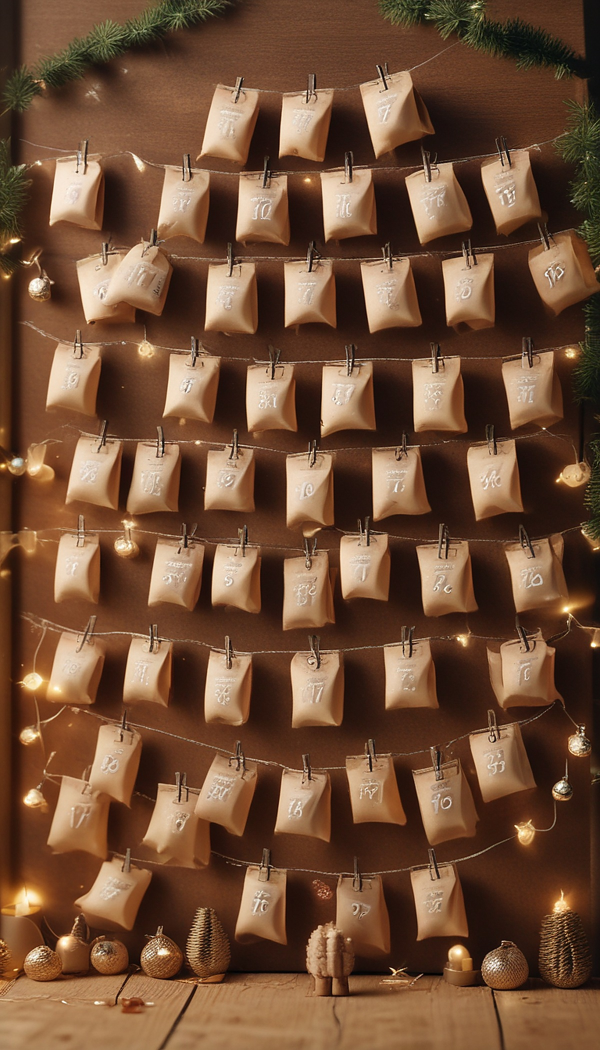
#> input picture sundarlysh-advent-workshop/images/a_board.jpg, 1200 x 2100 px, found by its file name (shown at 1/2 size)
$ python launch_graphics.py out.png
#> lines starting #> are read from the running program, lines starting #| are printed output that depends on the picture
"""19 Nov launch graphics: reel cover, 3 stories, table-tent PDF (A4 -> folds to A5 tent).
usage: launch_graphics.py <outdir>"""
import sys, os, math, random
import numpy as np, qrcode
from PIL import Image, ImageDraw, ImageFont, ImageFilter, ImageOps, ImageEnhance

S = "/tmp/claude-0/-home-user-Claude-Public-/e6dc3aa3-d0dd-5e70-ae91-a743f4ec6241/scratchpad"
OUT = sys.argv[1]; os.makedirs(OUT, exist_ok=True)
FONTS = f"{S}/assets/fonts"; P7, P4 = f"{S}/v7/photos/", f"{S}/v4/photos/"; LOGO = f"{S}/v7/logo.jpg"
PLUM, PLUM_D, GOLD, GOLD_L, CREAM = (118, 22, 70), (30, 0, 16), (201, 165, 94), (240, 216, 160), (255, 244, 236)
IG_URL = "https://instagram.com/sundarlyshmemories"

# [6 lines left out: function F, not called in this run]
CINZEL = lambda s, w=800: F("Cinzel-VF.ttf", s, w)
SANS = lambda s, w=700: F("Montserrat-VF.ttf", s, w)
PLAYI = lambda s, w=700: F("Playfair-Italic-VF.ttf", s, w)
_d = ImageDraw.Draw(Image.new("RGBA", (1, 1)))
def tw(s, f, tr=0): return sum(_d.textlength(c, font=f) for c in s) + tr * (len(s) - 1) if tr else _d.textlength(s, font=f)
def fit(s, mk, size, maxw, tr=0):
    while size > 14 and tw(s, mk(size), tr) > maxw: size -= 2
    return mk(size)
FOIL = [(0, (150, 112, 46)), (.22, (246, 225, 166)), (.42, (196, 154, 76)), (.6, (255, 243, 205)), (.8, (182, 139, 62)), (1, (236, 211, 146))]
# [19 lines left out: functions foil, text_img, not called in this run]
def put(base, spr, cx, y):  # centred at cx, top at y (accounting for pad)
    base.alpha_composite(spr, (int(cx - spr.width / 2), int(y))); return y + spr.height
# [8 lines left out: functions pill, plum_bg, not called in this run]
def sparkles(base, n=140, seed=3, area=None):
    rng = random.Random(seed); W, H = base.size; lay = Image.new("RGBA", base.size, (0, 0, 0, 0)); d = ImageDraw.Draw(lay)
    for _ in range(n):
        x, y, r = rng.uniform(0, W), rng.uniform(0, H), rng.uniform(1.5, 4.5) * W / 1080
        d.ellipse((x - r, y - r, x + r, y + r), fill=GOLD_L + (rng.randint(90, 230),))
    base.alpha_composite(lay.filter(ImageFilter.GaussianBlur(2 * W / 1080))); base.alpha_composite(lay)
def photo_bg(p, W, H, bright=.38, z=1.0):
#> called with W = 1080, H = 1920, bright = 0.36, z = 1
    im = ImageOps.exif_transpose(Image.open(p)).convert("RGB"); im = ImageOps.fit(im, (int(W * z), int(H * z)), Image.LANCZOS)
#> in photo_bg, im is the input picture: PIL image 1200x2100 RGB; mean R, G, B 113.4, 78.9, 55.2
#> after `im = ImageOps.fit(im, (int(W * z), int(H * z)), Image.LANCZOS)`:
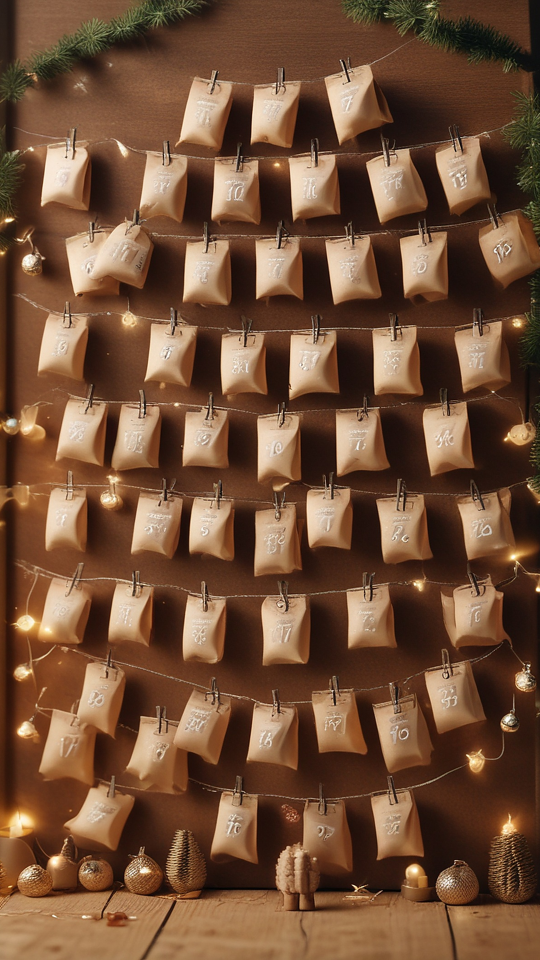
#> im: PIL image 1080x1920 RGB (shown at 1/2 size); mean R, G, B 114.1, 79.4, 55.6
    im = im.crop(((im.width - W) // 2, (im.height - H) // 2, (im.width - W) // 2 + W, (im.height - H) // 2 + H))
    im = ImageEnhance.Brightness(im).enhance(bright).convert("RGBA")
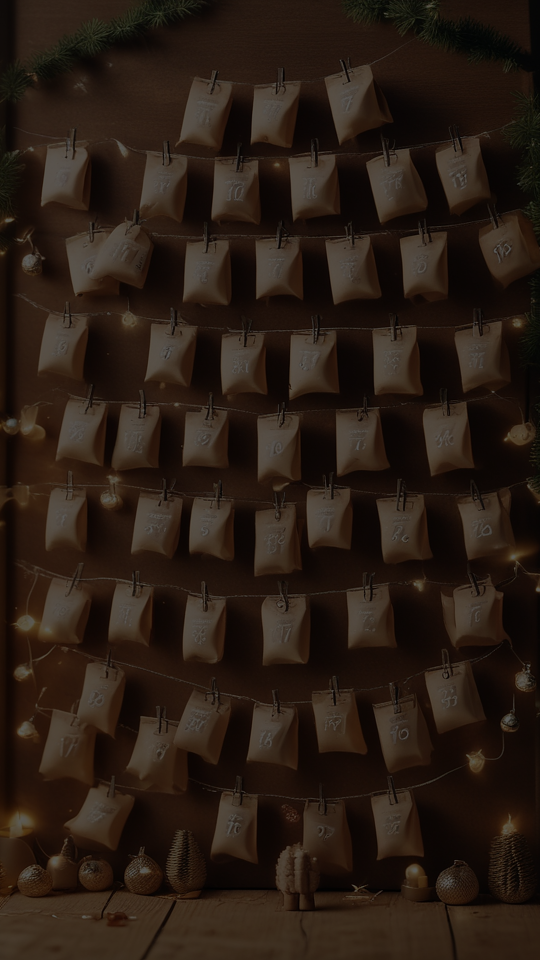
#> im: PIL image 1080x1920 RGBA (shown at 1/2 size); mean R, G, B, A 40.6, 28.1, 19.6, 255
    y, x = np.mgrid[0:H, 0:W].astype(np.float32); r = np.sqrt(((x - W / 2) / W) ** 2 + ((y - H / 2) / H) ** 2)
    vig = Image.fromarray(np.dstack([np.zeros((H, W, 3)), np.clip((r - .25) * 1.6, 0, 1) * 255]).astype(np.uint8), "RGBA")
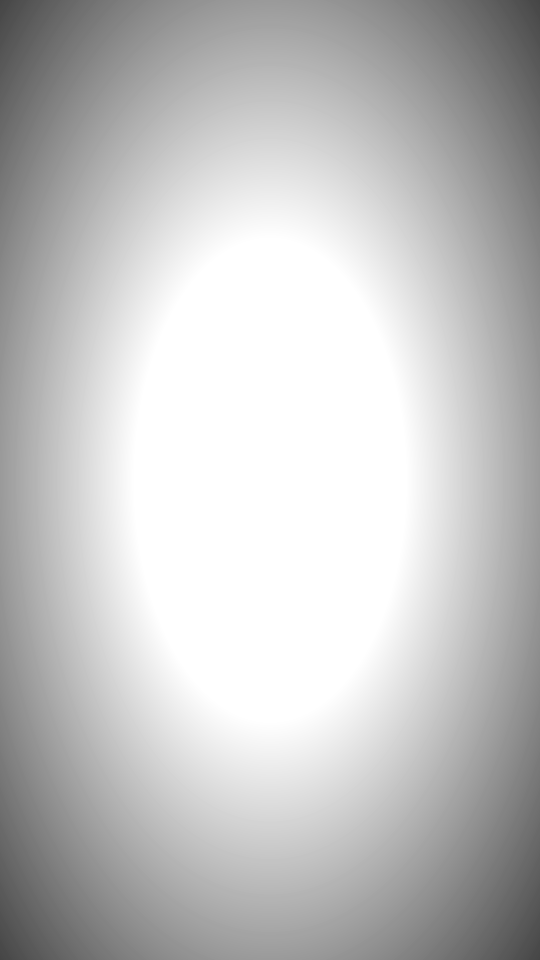
#> vig: PIL image 1080x1920 RGBA (shown at 1/2 size); mean R, G, B, A 0, 0, 0, 60.4; transparent parts drawn white
    im.alpha_composite(vig); return im
#> after `im.alpha_composite(vig)`:
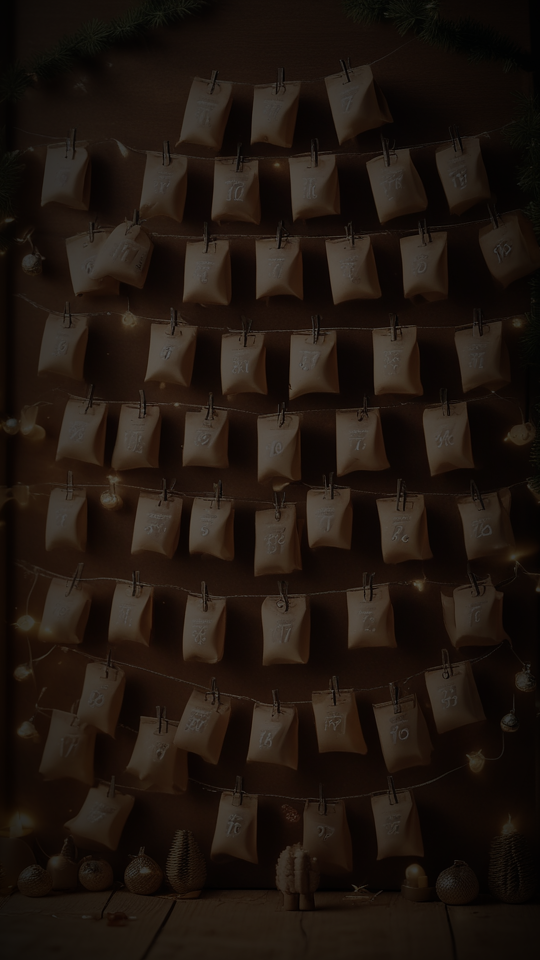
#> im: PIL image 1080x1920 RGBA (shown at 1/2 size); mean R, G, B, A 31.3, 21.8, 15.3, 255
#> in sparkles, `lay = Image.new('RGBA', base.size, (0, 0, 0, 0))`: lay: PIL image 1080x1920 RGBA; every value is 0
#> in sparkles, `base.alpha_composite(lay.filter(ImageFilter.GaussianBlur(2 * W / 1080)`:
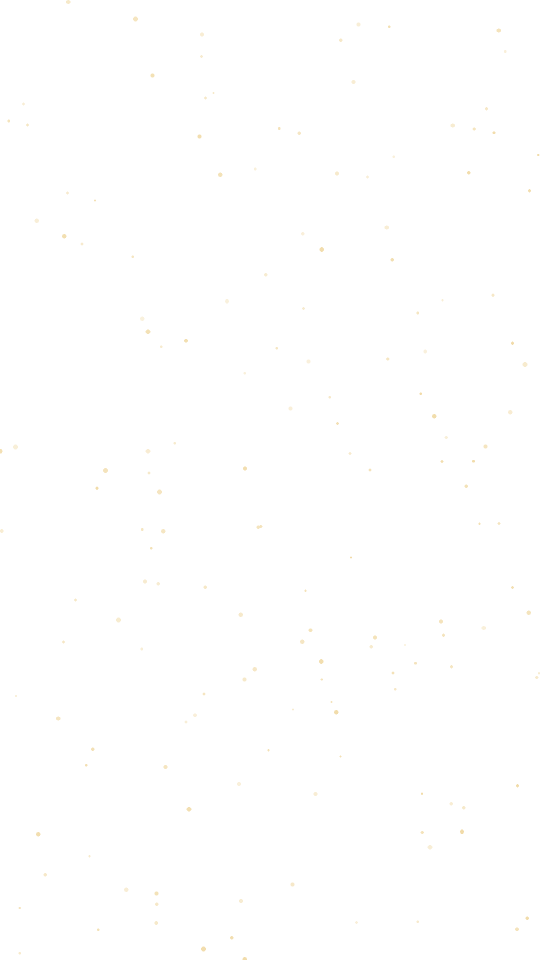
#> lay: PIL image 1080x1920 RGBA (shown at 1/2 size); mean R, G, B, A 0.7, 0.6, 0.5, 0.5; transparent parts drawn white
def logo(size):
#> (the run stopped early here; a loop or call above may not have finished)

$ run again, with sundarlysh-advent-workshop/images/a_box.jpg copied over sundarlysh-advent-workshop/images/a_board.jpg
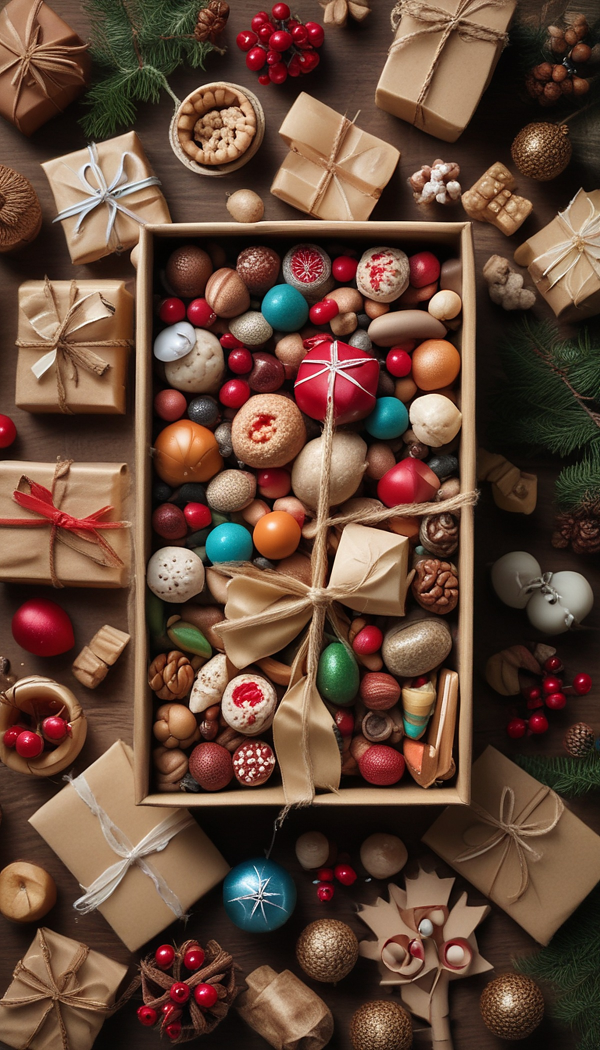
#> input picture sundarlysh-advent-workshop/images/a_box.jpg, 1200 x 2100 px, found by its file name (shown at 1/2 size)
#> in photo_bg, im is the input picture: PIL image 1200x2100 RGB; mean R, G, B 100.3, 72.1, 56.6
#> in photo_bg, `im = ImageEnhance.Brightness(im).enhance(bright).convert("RGBA")`:
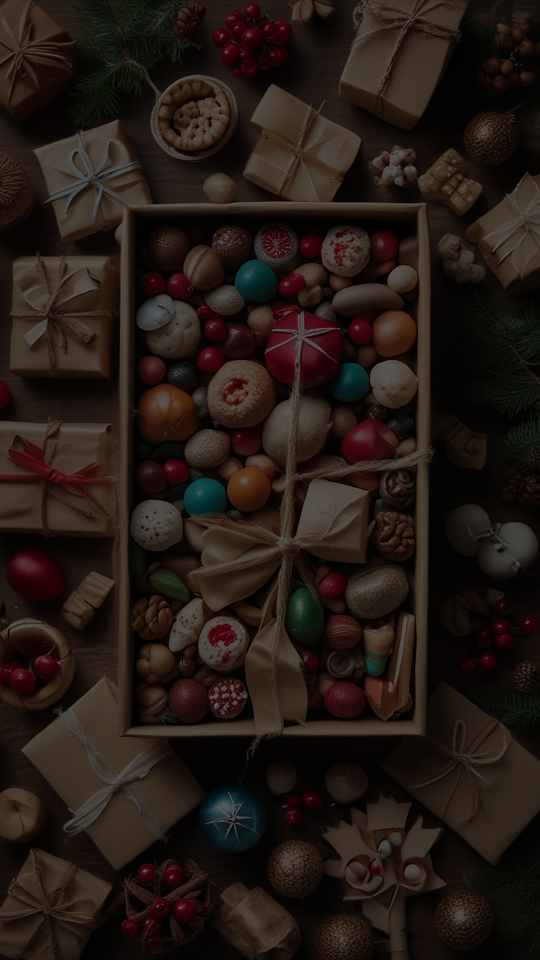
#> im: PIL image 1080x1920 RGBA (shown at 1/2 size); mean R, G, B, A 35.7, 25.6, 20, 255
#> in photo_bg, `im.alpha_composite(vig)`:
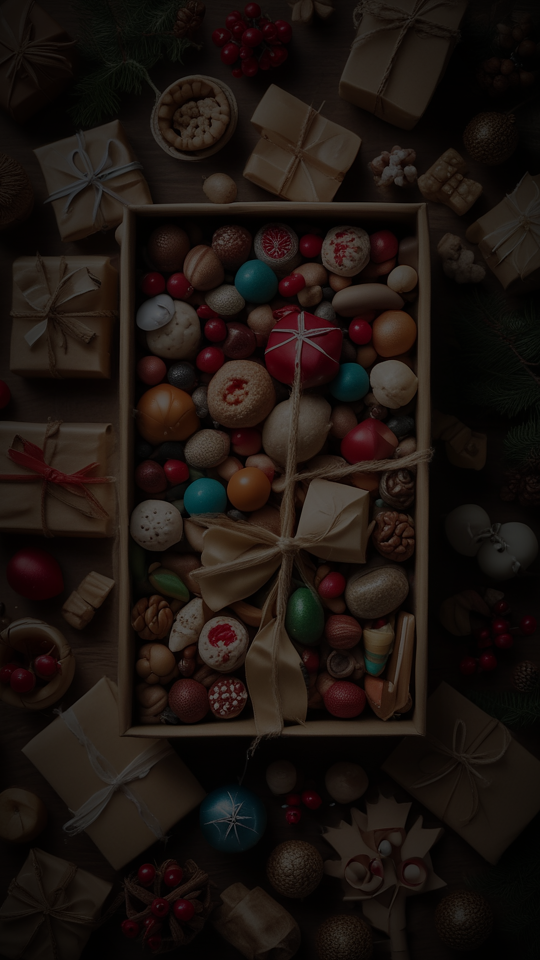
#> im: PIL image 1080x1920 RGBA (shown at 1/2 size); mean R, G, B, A 28, 19.9, 15.6, 255

$ run again, with sundarlysh-advent-workshop/images/a_cafe.jpg copied over sundarlysh-advent-workshop/images/a_board.jpg
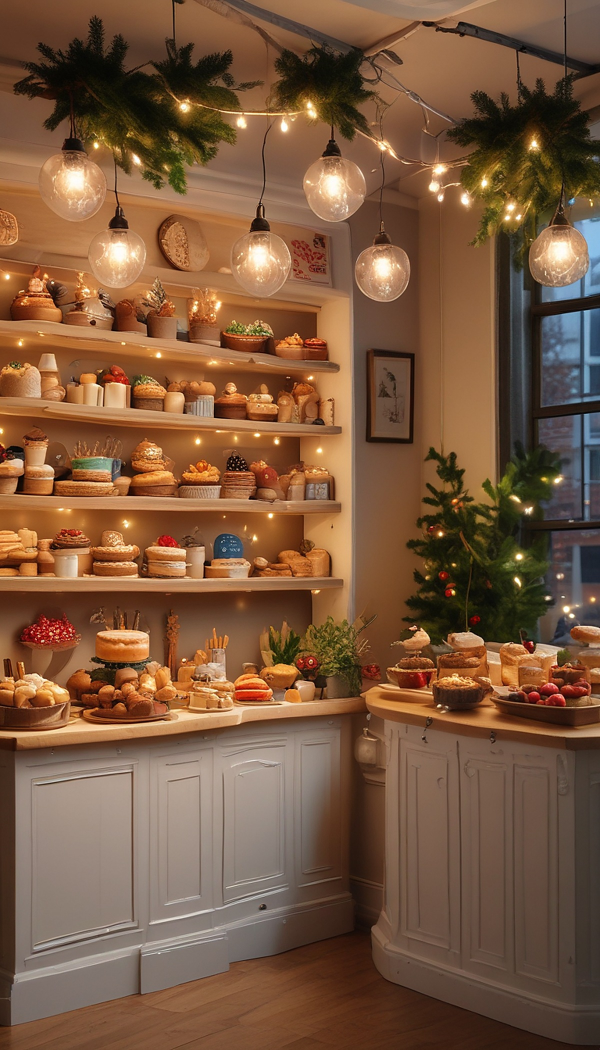
#> input picture sundarlysh-advent-workshop/images/a_cafe.jpg, 1200 x 2100 px, found by its file name (shown at 1/2 size)
#> in photo_bg, im is the input picture: PIL image 1200x2100 RGB; mean R, G, B 122.7, 87.9, 62.1
#> in photo_bg, `im = ImageEnhance.Brightness(im).enhance(bright).convert("RGBA")`:
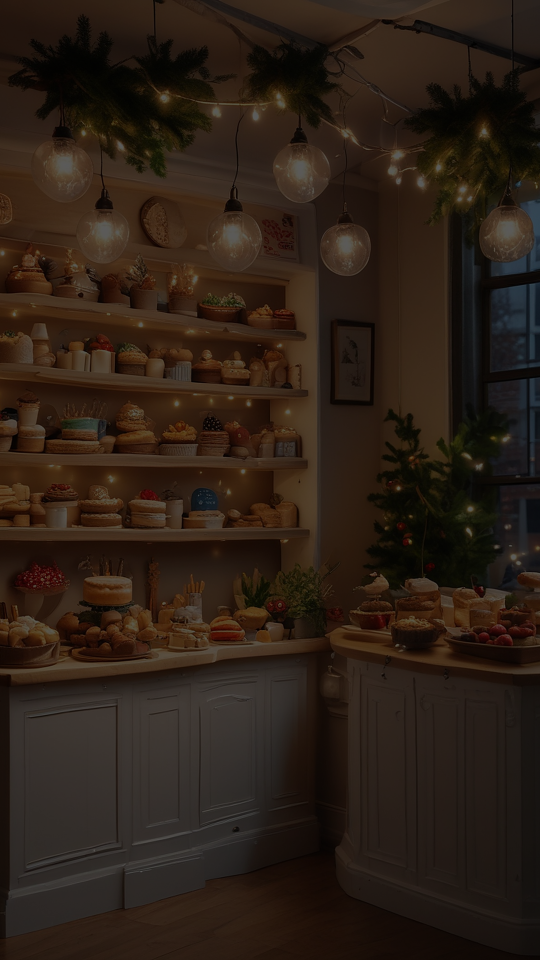
#> im: PIL image 1080x1920 RGBA (shown at 1/2 size); mean R, G, B, A 43.8, 31.3, 21.9, 255
#> in photo_bg, `im.alpha_composite(vig)`:
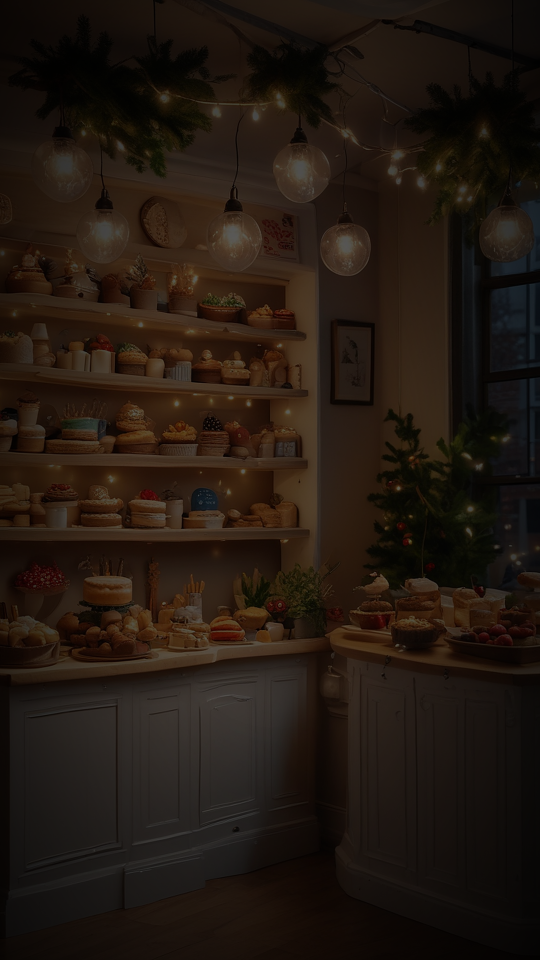
#> im: PIL image 1080x1920 RGBA (shown at 1/2 size); mean R, G, B, A 34.4, 24.3, 16.8, 255

$ run again, with sundarlysh-advent-workshop/images/a_cocoa.jpg copied over sundarlysh-advent-workshop/images/a_board.jpg
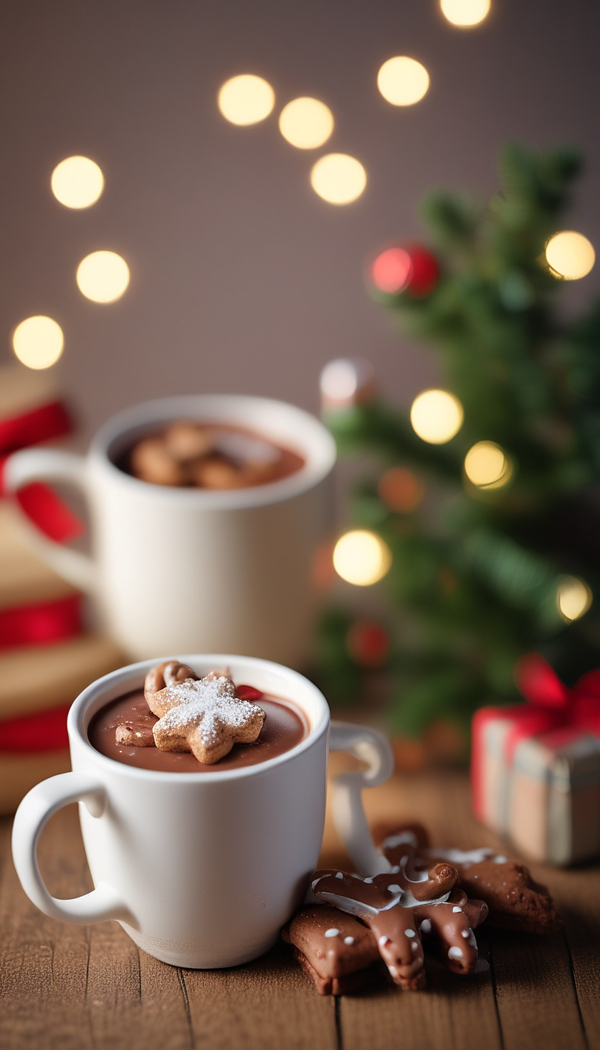
#> input picture sundarlysh-advent-workshop/images/a_cocoa.jpg, 1200 x 2100 px, found by its file name (shown at 1/2 size)
#> in photo_bg, im is the input picture: PIL image 1200x2100 RGB; mean R, G, B 120.3, 97.6, 83.2
#> in photo_bg, `im = ImageEnhance.Brightness(im).enhance(bright).convert("RGBA")`:
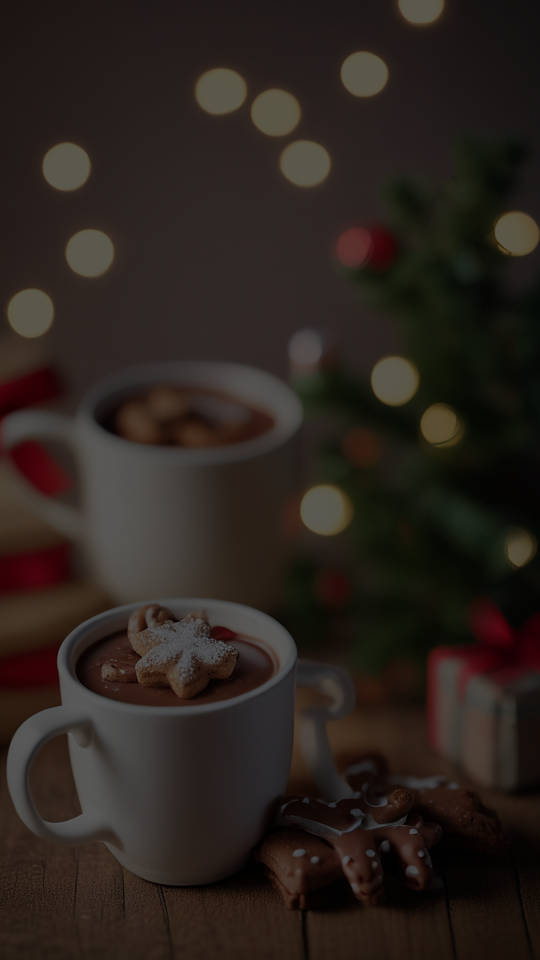
#> im: PIL image 1080x1920 RGBA (shown at 1/2 size); mean R, G, B, A 43, 34.9, 29.7, 255
#> in photo_bg, `im.alpha_composite(vig)`:
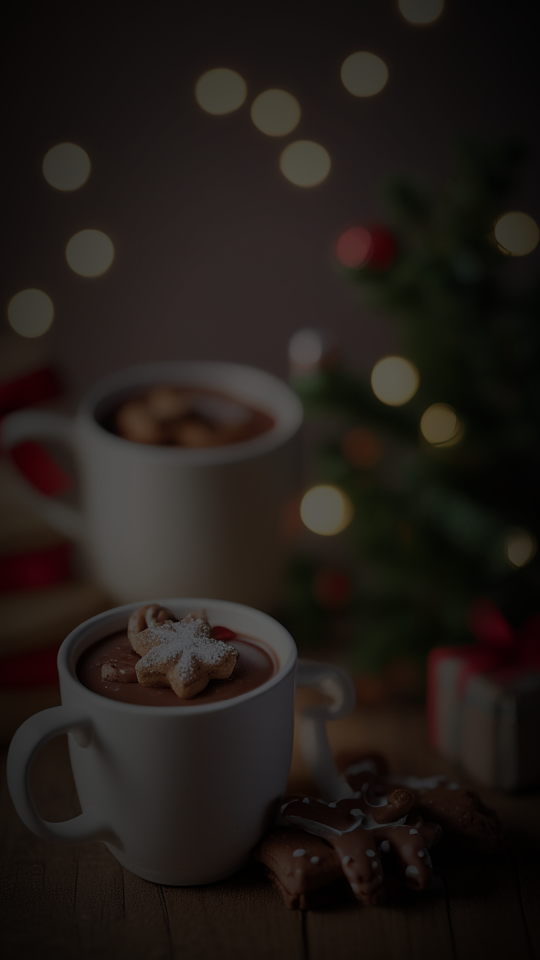
#> im: PIL image 1080x1920 RGBA (shown at 1/2 size); mean R, G, B, A 33.7, 27.6, 23.6, 255
